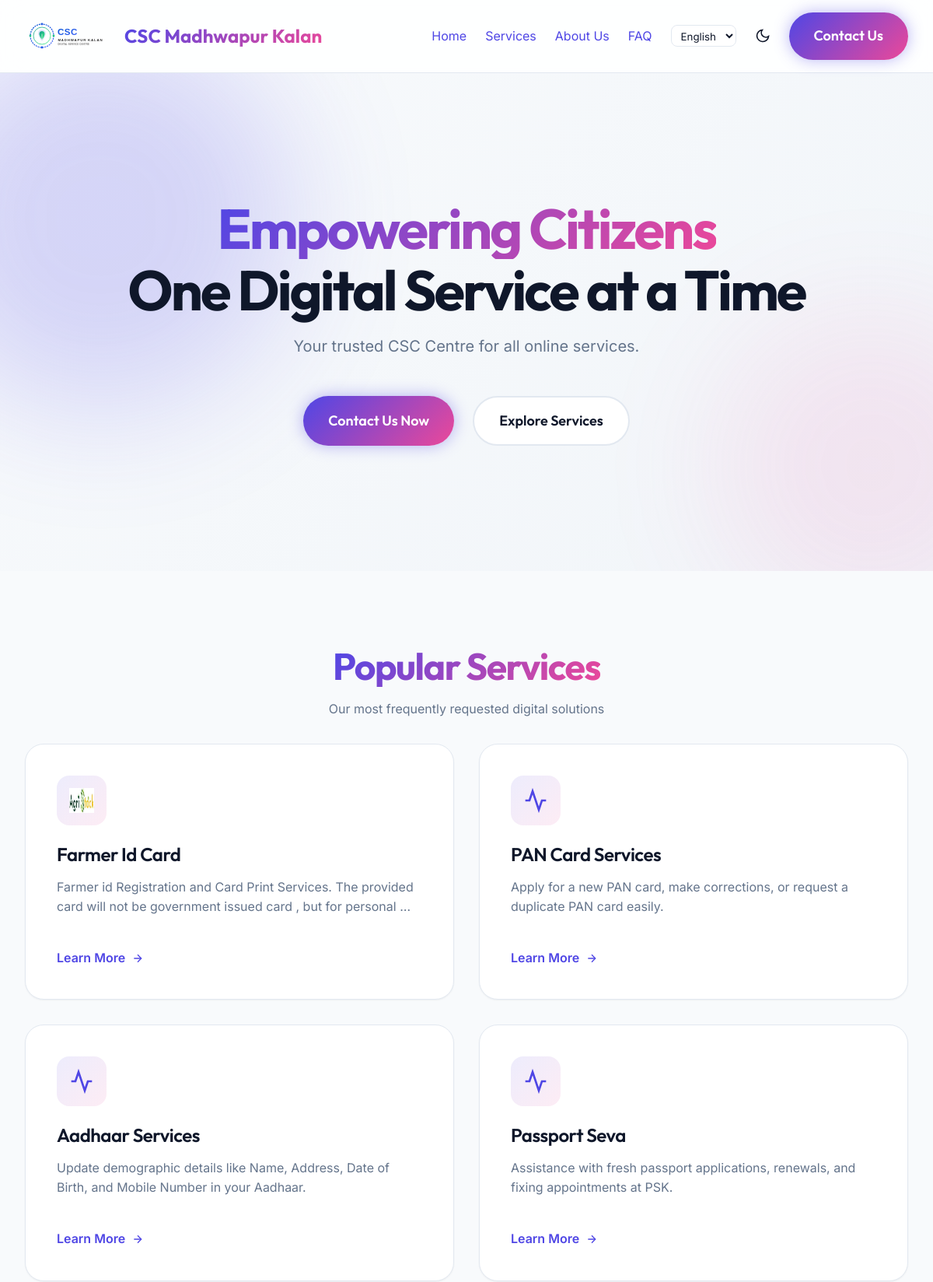
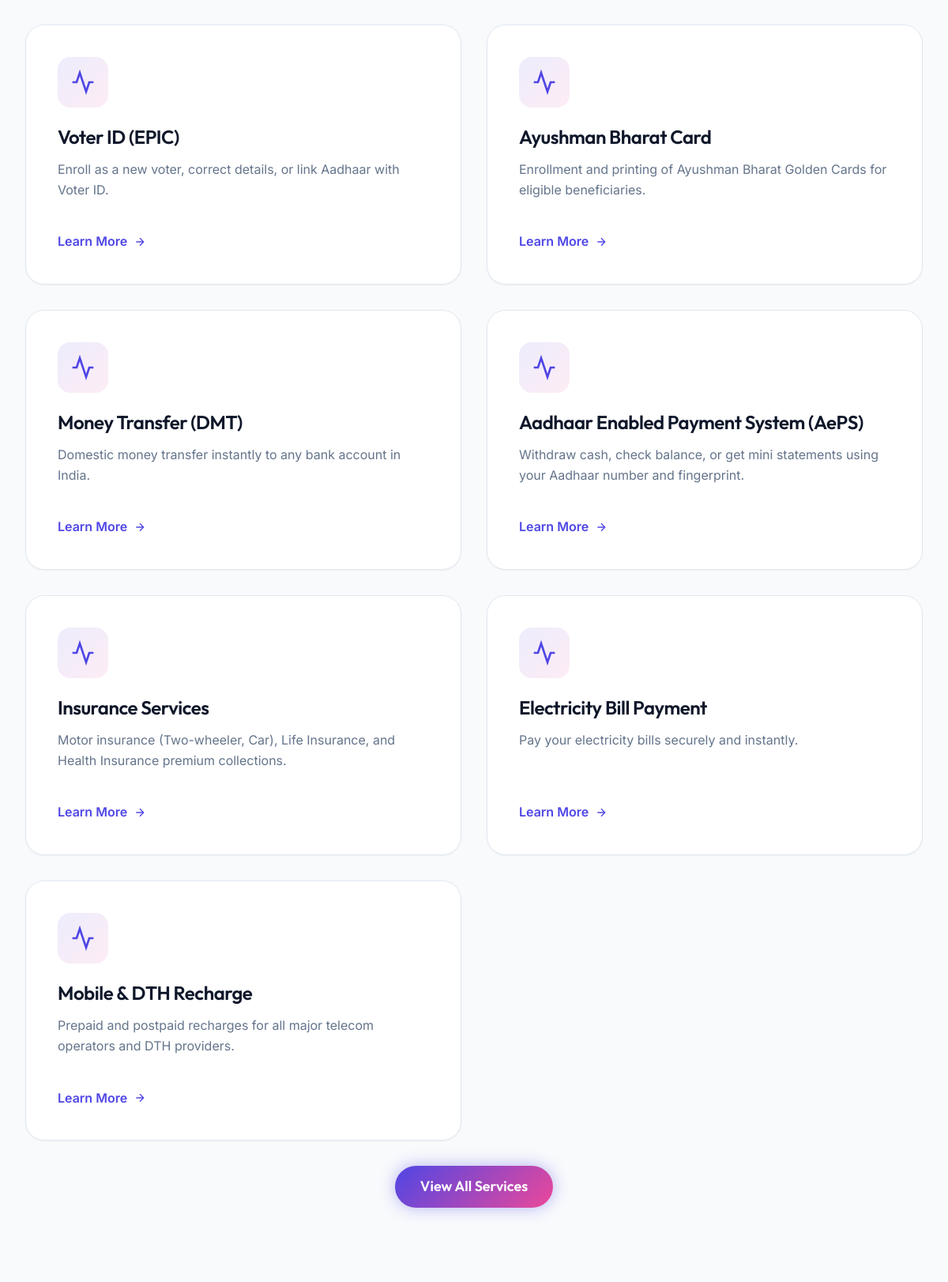
The page / (upper part) on the database its author committed (2 pictures, top to bottom).
### core/models.py (models this page shows, shortened)
class WebsiteContent(models.Model):
    hero_heading = models.CharField(max_length=255, default="One Place for All Government & Digital Services")
    hero_subtitle = models.TextField(default="Your trusted CSC Centre for all online services.")
    about_us_intro = models.TextField(blank=True)
    about_us_mission = models.TextField(blank=True)
    about_us_vision = models.TextField(blank=True)
    years_of_experience = models.IntegerField(default=1)
    contact_phone = models.CharField(max_length=20, blank=True)
    contact_email = models.EmailField(blank=True)
    contact_address = models.TextField(blank=True)
    business_hours = models.TextField(blank=True)
    whatsapp_number = models.CharField(max_length=20, blank=True)
    facebook_link = models.URLField(blank=True)
    instagram_link = models.URLField(blank=True)
    twitter_link = models.URLField(blank=True)

class Service(models.Model):
    category = models.ForeignKey(ServiceCategory, on_delete=models.CASCADE, related_name='services')
    name = models.CharField(max_length=200)
    description = models.TextField()
    required_documents = models.TextField(blank=True)
    estimated_processing_time = models.CharField(max_length=100, blank=True)
    icon = models.ImageField(upload_to='service_icons/', blank=True, null=True)
    is_active = models.BooleanField(default=True)
    order = models.IntegerField(default=0)
    class Meta:
        ordering = ['category', 'order', 'name']

### core/views.py (the view)
# urls.py: path('', views.home, name='home'),
def home(request):
    context = get_global_context()
    context['popular_services'] = Service.objects.filter(is_active=True)[:12]
    return render(request, 'core/home.html', context)

### core/views.py (called while the page is built)
def get_global_context():
    content = WebsiteContent.objects.first()
    return {'site_content': content}

### templates/core/home.html (shortened to what this page needs)
{% extends 'base.html' %}
{% load static i18n %}
{% block content %}
<section class="section bg-gradient-premium" style="position: relative; padding: 8rem 0; min-height: 80vh; display: flex; align-items: center;">
    <div class="bg-shape bg-shape-1"></div>
    <div class="bg-shape bg-shape-2"></div>
    <div class="container text-center" style="position: relative; z-index: 10;">
        <h1 class="animate-fade-up">
            <span class="text-gradient">{% trans "Empowering Citizens" %}</span><br>
            {% trans "One Digital Service at a Time" %}
        </h1>
        <p class="animate-fade-up delay-100" style="font-size: 1.25rem; color: var(--ink-muted); max-width: 800px; margin: 0 auto 3rem auto;">
            {{ site_content.hero_subtitle|default:"Your trusted, single-window CSC Centre for all government, banking, and digital services. Fast, secure, and hassle-free." }}
        </p>
        <div class="flex justify-center gap-6 animate-fade-up delay-200" style="flex-wrap: wrap;">
            <a href="{% url 'contact' %}" class="btn btn-primary">{% trans "Contact Us Now" %}</a>
            <a href="{% url 'services' %}" class="btn btn-outline">{% trans "Explore Services" %}</a>
        </div>
    </div>
</section>
<section class="section">
    <div class="container">
        <div class="text-center mb-8 animate-fade-up">
            <h2 class="text-gradient" style="display: inline-block;">{% trans "Popular Services" %}</h2>
            <p class="text-muted">{% trans "Our most frequently requested digital solutions" %}</p>
        </div>
        <div class="grid grid-cols-1 md-grid-cols-2" style="gap: 2rem; @media (min-width: 1024px) { grid-template-columns: repeat(3, 1fr); }">
            {% for service in popular_services %}
            <div class="card animate-fade-up" style="animation-delay: {{ forloop.counter|default:1 }}00ms;">
                <div class="card-icon">
                    {% if service.icon %}
                        <img src="{{ service.icon.url }}" alt="{{ service.name }}" style="width: 32px; height: 32px;">
                    {% else %}
                        <svg width="32" height="32" viewBox="0 0 24 24" fill="none" stroke="currentColor" stroke-width="2"><path d="M22 12h-4l-3 9L9 3l-3 9H2"/></svg>
                    {% endif %}
                </div>
                <h3>{{ service.name }}</h3>
                <p class="text-muted" style="flex-grow: 1;">{{ service.description|truncatewords:20 }}</p>
                <div class="mt-4">
                    <a href="{% url 'services' %}#service-{{ service.id }}" style="font-weight: 600; display: inline-flex; align-items: center; gap: 0.5rem;">
                        {% trans "Learn More" %}
                        <svg width="16" height="16" viewBox="0 0 24 24" fill="none" stroke="currentColor" stroke-width="2"><line x1="5" y1="12" x2="19" y2="12"></line><polyline points="12 5 19 12 12 19"></polyline></svg>
                    </a>
                </div>
            </div>
            {% empty %}
            <div class="card" style="grid-column: 1 / -1; text-align: center;">
                <p class="text-muted">{% trans "Services are currently being updated." %}</p>
            </div>
            {% endfor %}
        </div>
        <div class="text-center mt-8 animate-fade-up delay-300">
            <a href="{% url 'services' %}" class="btn btn-primary" style="padding: 0.75rem 2rem;">{% trans "View All Services" %}</a>
        </div>
    </div>
</section>
{% endblock %}

### rows shown on the page
WebsiteContent: hero_subtitle "Your trusted CSC Centre for all online services."
Service: icon (picture), name "Farmer Id Card", description "Farmer id Registration and Card Print Services. The provided card will not be government issued card , but for personal …"
Service: name "PAN Card Services", description "Apply for a new PAN card, make corrections, or request a duplicate PAN card easily."
Service: name "Aadhaar Services", description "Update demographic details like Name, Address, Date of Birth, and Mobile Number in your Aadhaar."
Service: name "Passport Seva", description "Assistance with fresh passport applications, renewals, and fixing appointments at PSK."
Service: name "Voter ID (EPIC)", description "Enroll as a new voter, correct details, or link Aadhaar with Voter ID."
Service: name "Ayushman Bharat Card", description "Enrollment and printing of Ayushman Bharat Golden Cards for eligible beneficiaries."
Service: name "Money Transfer (DMT)", description "Domestic money transfer instantly to any bank account in India."
Service: name "Aadhaar Enabled Payment System (AePS)", description "Withdraw cash, check balance, or get mini statements using your Aadhaar number and fingerprint."
Service: name "Insurance Services", description "Motor insurance (Two-wheeler, Car), Life Insurance, and Health Insurance premium collections."
Service: name "Electricity Bill Payment", description "Pay your electricity bills securely and instantly."
Service: name "Mobile & DTH Recharge", description "Prepaid and postpaid recharges for all major telecom operators and DTH providers."

### other values the page prints
form field language "English"
